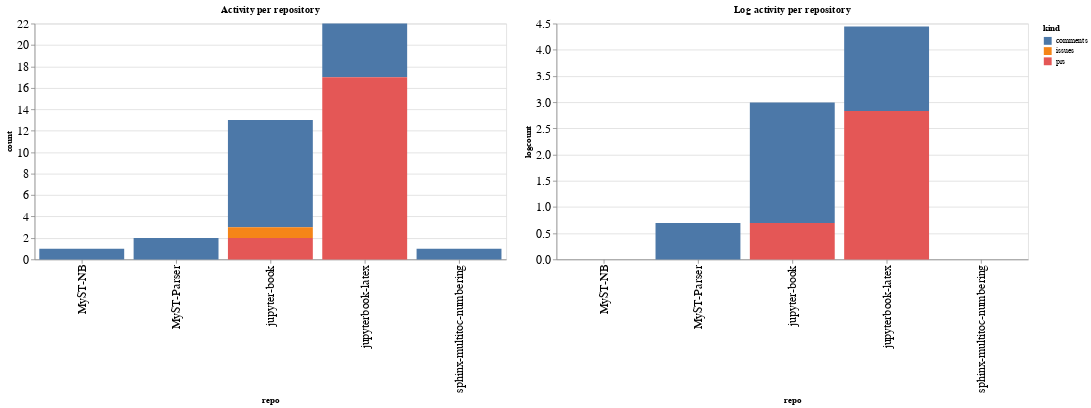

Notebook code cell kept with this figure:
### Code cell
ch1 = alt.Chart(repo_summaries, width=600, title="Activity per repository").mark_bar().encode(
    x='repo',
    y='count',
    color='kind',
    tooltip="kind"
)

ch2 = alt.Chart(repo_summaries, width=600, title="Log activity per repository").mark_bar().encode(
    x='repo',
    y='logcount',
    color='kind',
    tooltip="kind"
)

ch1 | ch2

### Figure 1 — Vega-Lite specification as saved in the notebook (floating-point values rounded to 4 significant figures)
{"config": {"axisLeft": {"labelFontSize": 15}, "axisBottom": {"labelFontSize": 15}}, "hconcat": [{"mark": "bar", "encoding": {"color": {"type": "nominal", "field": "kind"}, "tooltip": {"type": "nominal", "field": "kind"}, "x": {"type": "nominal", "field": "repo"}, "y": {"type": "quantitative", "field": "count"}}, "title": "Activity per repository", "width": 600}, {"mark": "bar", "encoding": {"color": {"type": "nominal", "field": "kind"}, "tooltip": {"type": "nominal", "field": "kind"}, "x": {"type": "nominal", "field": "repo"}, "y": {"type": "quantitative", "field": "logcount"}}, "title": "Log activity per repository", "width": 600}], "data": {"name": "data-6844c9e35b7e664c8ef5e39c9fc2e4c6"}, "$schema": "https://vega.github.io/schema/vega-lite/v4.8.1.json", "datasets": {"data-6844c9e35b7e664c8ef5e39c9fc2e4c6": [{"repo": "MyST-NB", "kind": "comments", "count": 1, "logcount": 0.0}, {"repo": "MyST-Parser", "kind": "comments", "count": 2, "logcount": 0.6931}, {"repo": "jupyter-book", "kind": "comments", "count": 10, "logcount": 2.303}, {"repo": "jupyter-book", "kind": "issues", "count": 1, "logcount": 0.0}, {"repo": "jupyter-book", "kind": "prs", "count": 2, "logcount": 0.6931}, {"repo": "jupyterbook-latex", "kind": "comments", "count": 5, "logcount": 1.609}, {"repo": "jupyterbook-latex", "kind": "prs", "count": 17, "logcount": 2.833}, {"repo": "sphinx-multitoc-numbering", "kind": "comments", "count": 1, "logcount": 0.0}]}}
